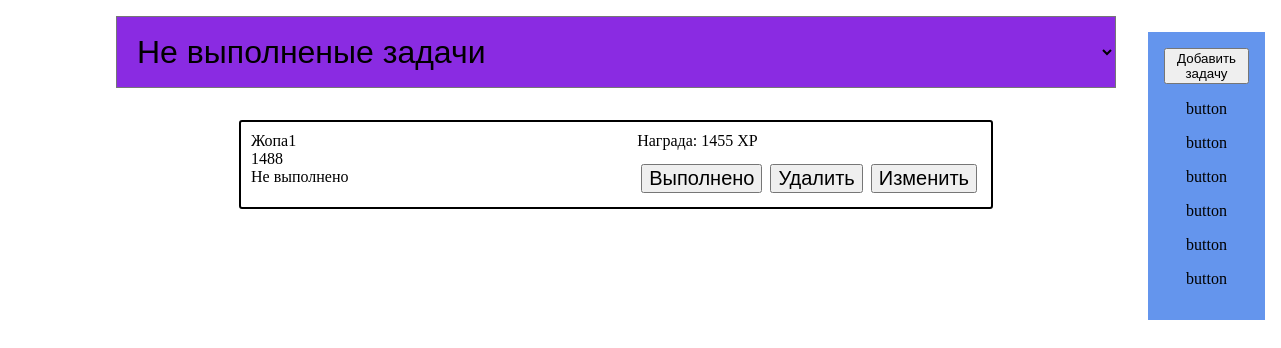
/, run on an earlier commit of the app's database.
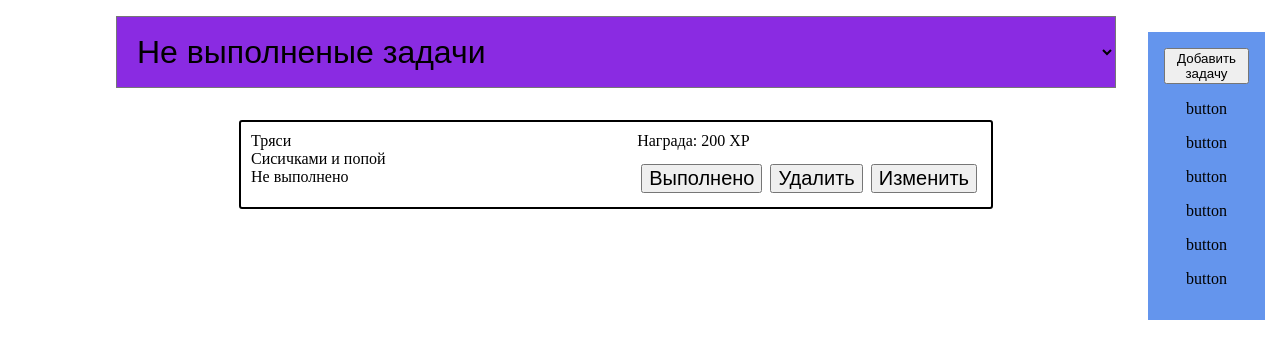
And on a later commit of the database.
### trak/models.py (models this page shows)
class quest(models.Model):
    nameQu = models.CharField(max_length=128)
    comments = models.TextField(null=True,blank=True)
    exp = models.PositiveIntegerField(default=0)
    done = models.BooleanField(default=False)

### trak/views.py (the view)
# urls.py: path('', main, name='main'),
def main(request): # подгрузка всех данных на странцу
    quests = quest.objects.all()
    user = Persons.objects.all()
    expes = NowExp.objects.all()
    return render(request,'trak/main.html',{'data':{'quests':quests,'person':user,'expes':expes}})

### trak/templates/trak/main.html (shortened to what this page needs)
{% load static%}
<!DOCTYPE html>
<html>
  <head>
    <link rel="stylesheet" type="text/css" href="{% static 'css/class.css'%}" />
    <link rel="stylesheet" type="text/css" href="{% static 'css/id.css'%}" />
  </head>
  <body>
    <div id="a">
      <div class="b">
        <select name="items" id="nav" autocomplete="off"  onchange="showBlock(this.value)">
          <option value="1" selected="selected" >Не выполненые задачи</option>
          </select>
          <div id='list'>
            <div id="id1">{% include "./questCardFalse.html" %}</div>
          </div>
      </div>
      <div class="b">
        <div id="vid">
          <button type="button" onclick="openForm()">Добавить задачу</button>
          <p>button</p>
          <p>button</p>
          <p>button</p>
          <p>button</p>
          <p>button</p>
          <p>button</p>
        </div>
      </div>
    </div>
  </body>
</html>

### trak/templates/trak/questCardFalse.html
{% for quest in data.quests %}
{% if not quest.done %}
<div id="info">
  <div id="infostate">
    <div class="infotext" id="infomain">
      <span>{{ quest.nameQu }}</span><span>{{ quest.comments }}</span>
      {% if quest.done %}<span>Выполнено</span>{% else %}Не выполнено{% endif %}
    </div>
    <div id="inforb">
      <div class="infotext">Награда: {{ quest.exp }} XP</div>
      <div class="infotext">
        <div id="infob">
          <a href="done/{{ quest.id }}/{{quest.exp}}"
            ><button class="infobtn">Выполнено</button></a
          >
          <a href="deleters/{{ quest.id }}"
            ><button class="infobtn">Удалить</button></a
          >
          <button
            class="infobtn"
            type="button"
            onclick="openEdit({{ quest.id }})"
          >
            Изменить
          </button>
        </div>
      </div>
    </div>
  </div>
</div>
{% endif %}
{% endfor %}

What changed in the data, as far as the page shows it:
removed quest: nameQu "Жопа1", comments "1488", done "Не выполнено", exp "1455"
added quest: nameQu "Тряси", comments "Сисичками и попой", done "Не выполнено", exp "200"
